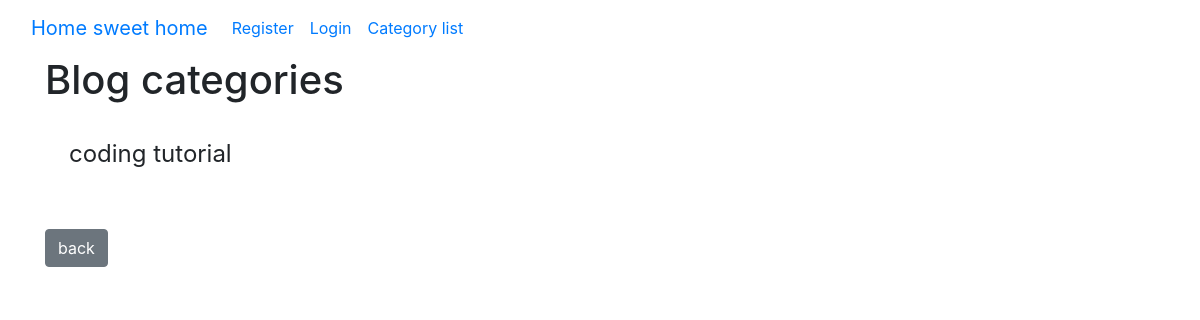
The app's page /category-list/, older data.
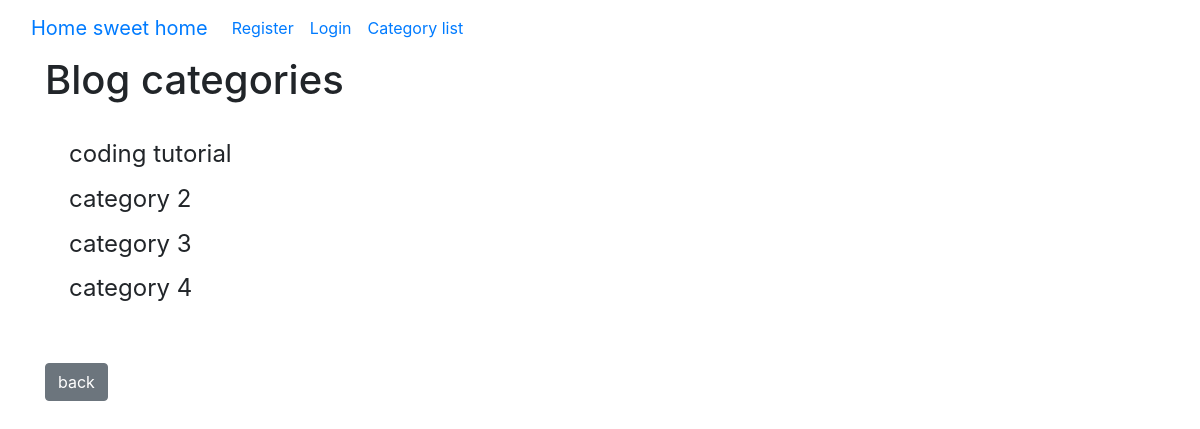
The same page, newer data.
### theblog/models.py (models this page shows, shortened)
class Category(models.Model):
    name = models.CharField(max_length=255)
    def __str__(self):
        return self.name

### theblog/views.py (the view)
# urls.py: path('category-list/', CategoryListView, name='category-list'),
def CategoryListView(request):
    cat_menu_list = Category.objects.all
    return render(request, 'category_list.html', {'cat_menu_list': cat_menu_list})

### theblog/templates/category_list.html (shortened to what this page needs)
{% extends 'base.html' %}
{% block content %}
    <h1>Blog categories</h1>
    <br>
    {% if cat_menu_list %}
    {% for item in cat_menu_list %}
    <h4><a class="dropdown-item" href="{% url 'category' item|slugify %}">{{ item }}</a></h4>
    {% endfor %}
    {% endif %}
<br>
<br>
<a href="{% url 'home' %}"  class="btn btn-secondary">back</a>
{% endblock %}

Row changes from the older to the newer data that the page shows:
added Category: name "category 2"
added Category: name "category 3"
added Category: name "category 4"
